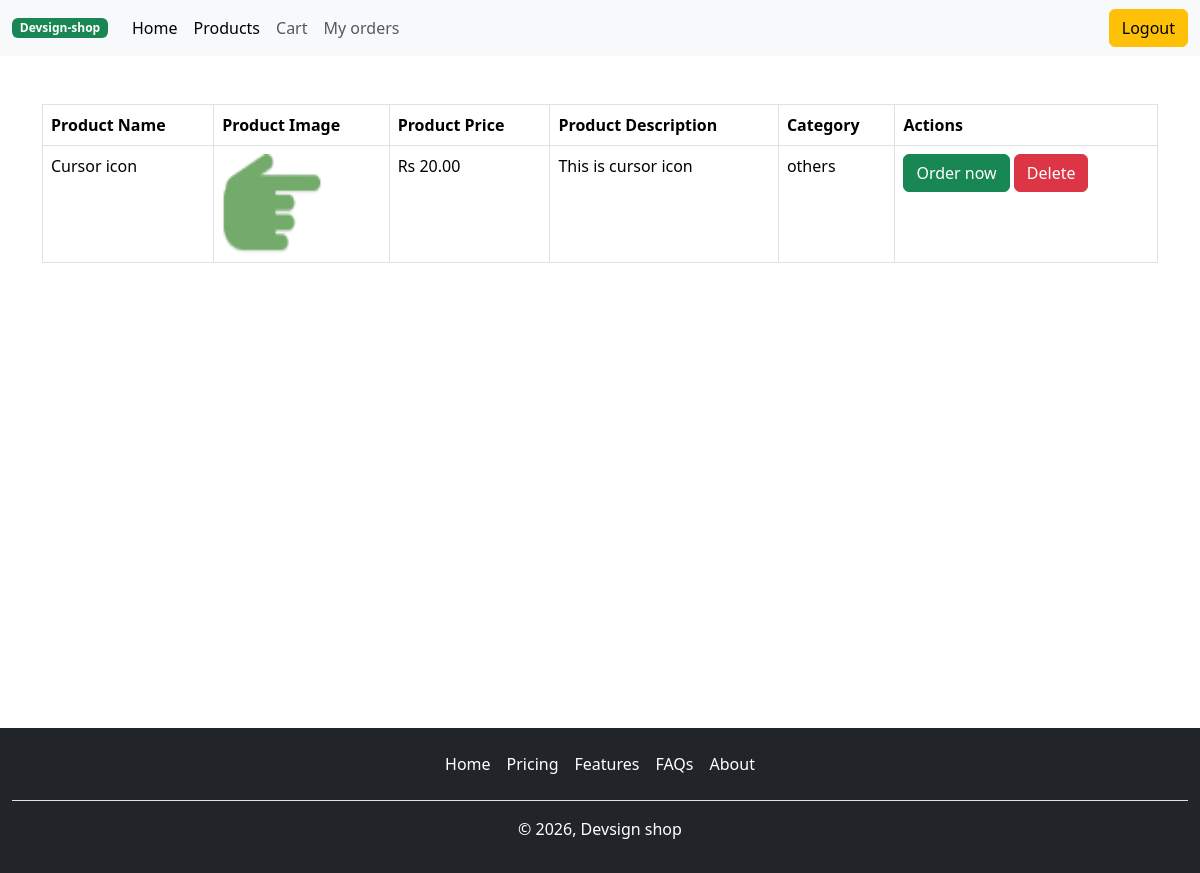
The app's page /cart/ (signed in) with its own data.
### shop/models.py (models this page shows, shortened)
class Cart(models.Model):
    user = models.ForeignKey(User,on_delete=models.CASCADE)
    product = models.ForeignKey(Product, on_delete=models.CASCADE)

### product/models.py (models this page shows, shortened)
class Product(models.Model):
    category = models.ForeignKey(Category, on_delete=models.CASCADE)
    product_name = models.CharField(max_length=200)
    product_price = models.DecimalField(max_digits=10, decimal_places=2,validators=[validate_less_than_0])
    product_description = models.TextField()
    product_image = models.ImageField(upload_to='products', blank=True, null=True)
    in_stock = models.BooleanField(default=True)
    created_at = models.DateTimeField(auto_now_add=True)
    updated_at = models.DateTimeField(default=timezone.now)

class Category(models.Model):
    category_name = models.CharField(max_length=200)
    class Meta:
        verbose_name_plural = "Categories"
        ordering = ['id']

### accounts/auth.py (the view)
    def wrapper_func(request,*args,**kwargs):
        if request.user.is_staff:
            return redirect('dashboard')
        else:
            return func(request,*args,**kwargs)

### accounts/auth.py (called while the page is built)
def user_only(func):
    def wrapper_func(request,*args,**kwargs):
        if request.user.is_staff:
            return redirect('dashboard')
        else:
            return func(request,*args,**kwargs)
    return wrapper_func

### shop/views.py (called while the page is built)
@login_required
@user_only
def cart_page(request):
    carts = Cart.objects.filter(user = request.user)
    return render(request,'shop/cart-page.html',{'carts': carts,'cart_length': len(carts) > 0})

### shop/templates/shop/cart-page.html (shortened to what this page needs)
<!DOCTYPE html>
{% extends "user-layout.html" %}
{% block main-content %}
    <div class="container my-5">
      {% if cart_length %}
      <table class="table table-bordered">
        <thead>
          <tr>
            <th>Product Name</th>
            <th>Product Image</th>
            <th>Product Price</th>
            <th>Product Description</th>
            <th>Category</th>
            <th>Actions</th>
          </tr>
        </thead>
        <tbody>
          {% for item in carts %}
          <tr>
            <td>{{item.product.product_name}}</td>
            <td>
              <img
                src="{{item.product.product_image.url}}"
                alt="{{item.product.product_name}}"
                height="100px"
                width="100px"
              />
            </td>
            <td>Rs {{item.product.product_price}}</td>
            <td>{{item.product.product_description}}</td>
            <td>{{item.product.category.category_name}}</td>
            <td>
              <a href="#" class="btn btn-success">Order now</a>
              <a href="{% url 'delete-cart' item.id %}" class="btn btn-danger">Delete</a>
            </td>
          </tr>
          {% endfor %}
        </tbody>
      </table>
      {% else %}
      <div class="empty-container">
        <h1 class="text-color">No Cart Items found.</h1>
      </div>
      {% endif %}
    </div>
{% endblock %}

### records on screen
Cart: product.product_name "Cursor icon", product.product_image (picture), product.product_price "20.00", product.product_description "This is cursor icon", product.category.category_name "others"
